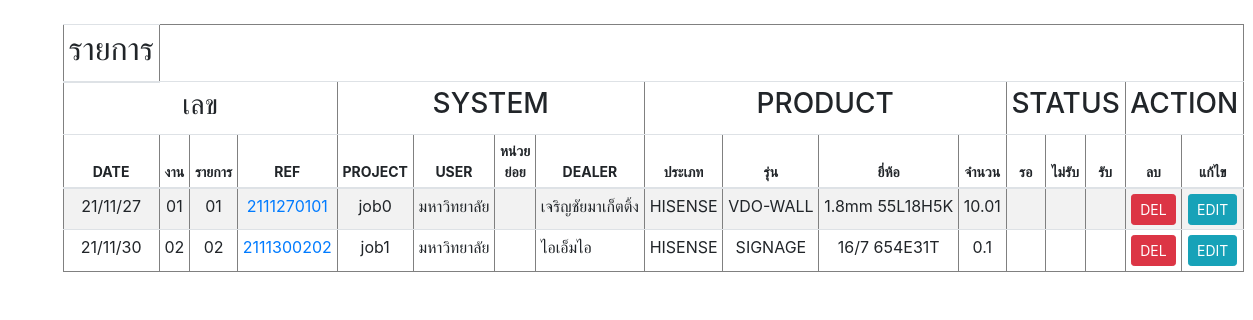
Before: /customer/customer_show.php with the older database file.
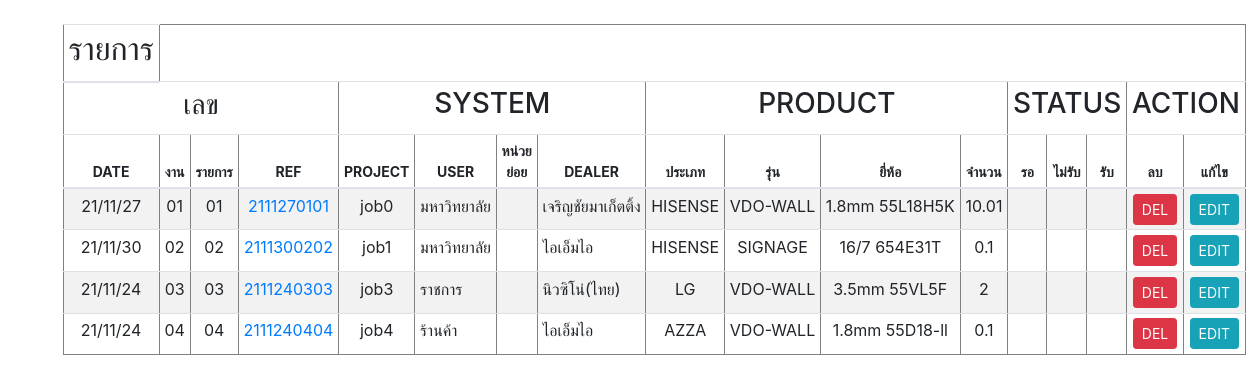
After: the same page with the newer database file.
### tables this page shows
CREATE TABLE `customer` (
  `REF_NO` varchar(255) NOT NULL,
  `CUSTOMER_ID` int(10) NOT NULL,
  `CREATE_DATE` varchar(255) NOT NULL,
  `TIME` varchar(255) NOT NULL,
  `AMOUNT` float NOT NULL,
  `PROJECT` varchar(255) NOT NULL,
  `EQUIPMENT` varchar(255) NOT NULL,
  `USER` varchar(255) NOT NULL,
  `UNIT` varchar(255) DEFAULT NULL,
  `BRANDNAME` varchar(255) NOT NULL,
  `SERIES` varchar(255) NOT NULL,
  `LOGO` varchar(255) DEFAULT NULL,
  `PROVINCE` varchar(255) NOT NULL,
  `DISTRICT` varchar(255) NOT NULL,
  `SUBDISTRICT` varchar(255) NOT NULL,
  `ZIPCODE` varchar(5) NOT NULL,
  `CONTACT` varchar(255) NOT NULL,
  `DEPARTMENT` varchar(255) NOT NULL,
  `NAME` varchar(255) NOT NULL,
  `PHONE` varchar(10) NOT NULL,
  `EMAIL` varchar(255) NOT NULL,
  `DEALER` varchar(255) NOT NULL,
  `WE` varchar(255) NOT NULL DEFAULT 'Azza',
  `SUPPLIER` varchar(255) NOT NULL
);

### customer/customer_show.php (the view, shortened to what this page needs)
<?php
$conn=new Databases;
$conn = $conn->__construct();
$query = "SELECT * FROM customer";
$result = mysqli_query($conn, $query);
$idx=00;
?>
<!DOCTYPE html PUBLIC "-//W3C//DTD XHTML 1.0 Transitional//EN" "http://www.w3.org/TR/xhtml1/DTD/xhtml1-transitional.dtd">
<html xmlns="http://www.w3.org/1999/xhtml">
<head>
<link rel="stylesheet" href="https://cdn.jsdelivr.net/npm/bootstrap@4.6.0/dist/css/bootstrap.min.css">
    <link href="https://unpkg.com/gijgo@1.9.13/css/gijgo.min.css" rel="stylesheet" type="text/css" />
</head>
<body>
<br>
<table border='1' style="width:90%; margin-left:5%" class="table table-striped table-sm">
  <thead align="center" style="font-size:14px;">
   <tr align="center">
        <th><h2>รายการ</h2></th>
    </tr>
    <tr>
        <td colspan="4"><h3>เลข</h3></td>
        <td colspan="4"><h3>SYSTEM</h3></td>
        <td colspan="4"><h3>PRODUCT</h3></td>
        <td colspan="3"><h3>STATUS</h3></td>
        <td colspan="2"><h3>ACTION</h3></td>
    </tr>
    <tr>
        <th>DATE</th>
        <th>งาน</th>
        <th>รายการ</th>
        <th>REF</th>
        	<th>PROJECT</th>
        	<th>USER</th>
            <th>หน่วยย่อย</th>
        	<th>DEALER</th>
        <th>ประเภท</th>
        <th>รุ่น</th>
        <th>ยี่ห้อ</th>
        <th>จำนวน</th>
      	   <th>รอ</th>
           <th>ไม่รับ</th>
           <th>รับ</th>
     		<th>ลบ</th>
            <th>แก้ไข</th>
     </tr>
  </thead>
  <tbody>
      <?php
		while($row = mysqli_fetch_array($result))
		{$idx=$idx+1;
		?>
		<tr id=<?php echo $row["CUSTOMER_ID"];?>>
        <td width="2%" align="center"><nobr><?php echo $row['CREATE_DATE'];?></nobr></td>
    	<td width="2%" align="center"><nobr><?php echo sprintf("%02d",$row['CUSTOMER_ID']); ?></a></nobr></td>
    	<td width="3%" align="center"><nobr><?php echo sprintf("%02d",$row['CUSTOMER_ID']); ?></nobr></td>
    	<td width="3%" align="center"><nobr><a href="customer_show_user.php?ID=<?=$row['CUSTOMER_ID'];?>"><?php echo $row['REF_NO'].sprintf("%02d",$row['CUSTOMER_ID']).sprintf("%02d",$row['CUSTOMER_ID']);?></a></nobr></td>
    	<td width="5%" align="center"><nobr><?php echo $row['PROJECT']; ?></nobr></td>
    	<td width="5%" align="left"><nobr><?php echo $row['USER']; ?></nobr></td>
        <td width="5%" align="left"><nobr><?php echo $row['UNIT']; ?></nobr></td>
        <td width="5%" align="left"><nobr><?php echo $row['DEALER']; ?></nobr></td>
        <td width="5%" align="center"><nobr><?php echo $row['BRANDNAME'];?></nobr></td>
        <td width="5%" align="center"><nobr><?php echo $row['SERIES'];?></nobr></td>
        <td width="7%" align="center"><nobr><?php echo $row['LOGO'];?></nobr></td>
        <td width="5%" align="center"><nobr><?php echo $row["AMOUNT"]; ?></nobr></td>
        <td width="5%" style="cursor: pointer;" id="U2D"></td>
         <td width="5%" style="cursor: pointer;" id="D2W"></td>
          <td width="5%" style="cursor: pointer;" id="W2S"></td>
        <td width="4%" align="center"><button class="btn btn-danger btn-sm" id="dels" name="dels" onclick="dels(<?php echo $row["CUSTOMER_ID"];?>)" >DEL</button></td>
        <td width="4%" align="center" ><button class="btn btn-info btn-sm" id="edits" name="edits" onclick="edits(<?php echo $row["CUSTOMER_ID"];?>)" >EDIT</button></td>
		</tr>
        <?php
		}
?>
   </tbody>
</table>
</body>
</body>
</html>

Changed rows visible on the page:
added customer: CREATE_DATE "21/11/24", CUSTOMER_ID "03", REF_NO "211124", PROJECT "job3", USER "ราชการ", DEALER "นิวซิโน่(ไทย)", BRANDNAME "LG", SERIES "VDO-WALL", LOGO "3.5mm 55VL5F", AMOUNT "2"
added customer: CREATE_DATE "21/11/24", CUSTOMER_ID "04", REF_NO "211124", PROJECT "job4", USER "ร้านค้า", DEALER "ไอเอ็มไอ", BRANDNAME "AZZA", SERIES "VDO-WALL", LOGO "1.8mm 55D18-ll", AMOUNT "0.1"
